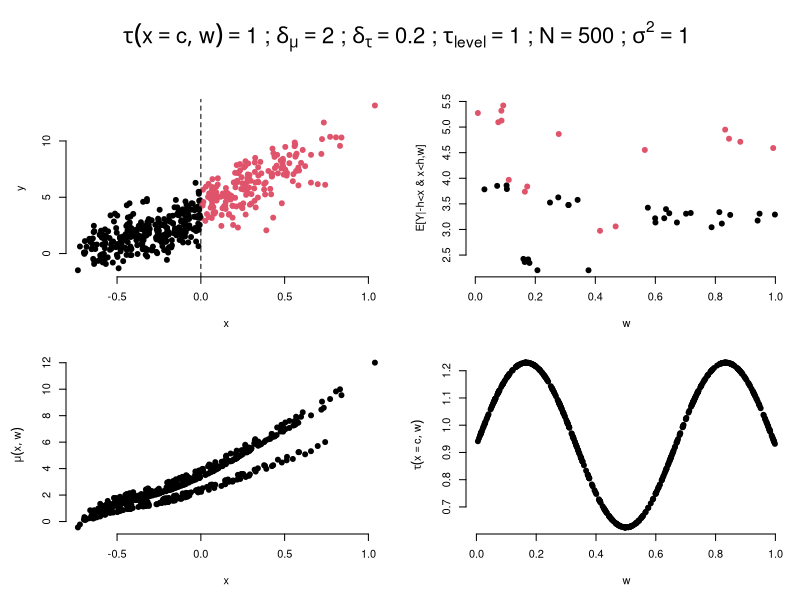
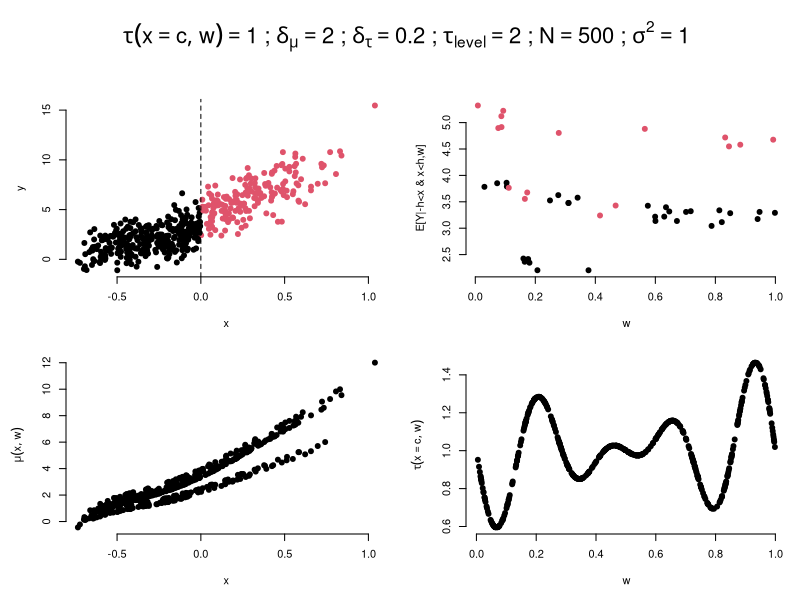
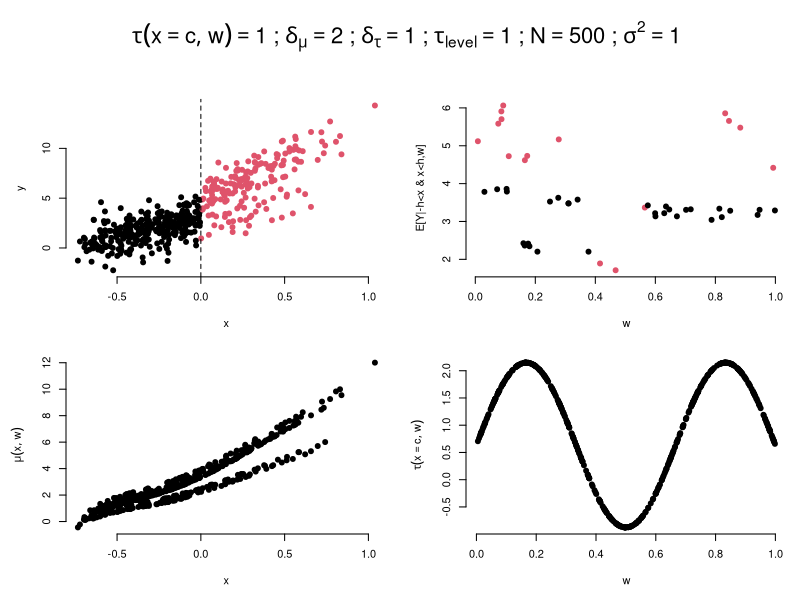
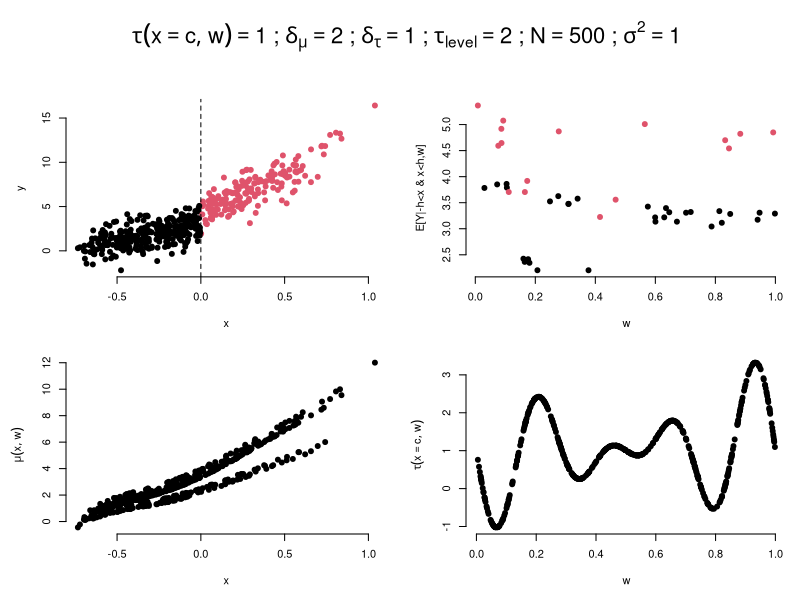
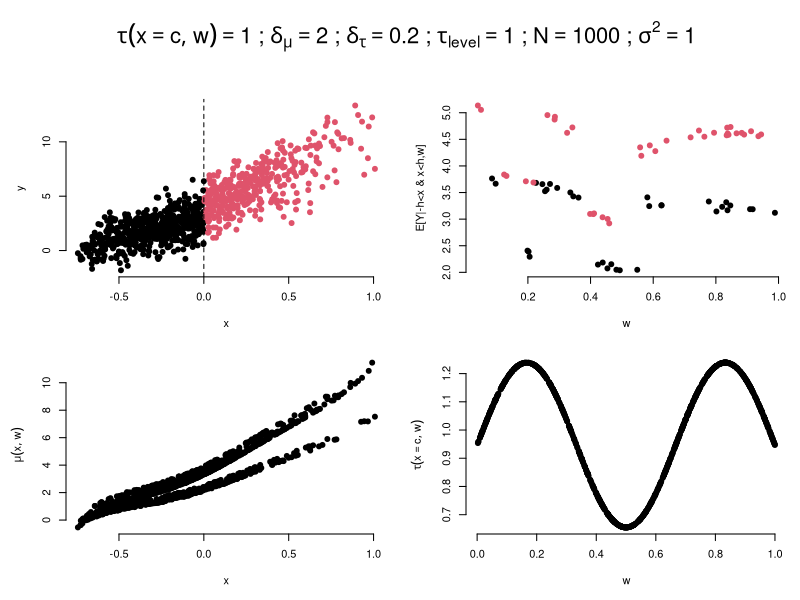
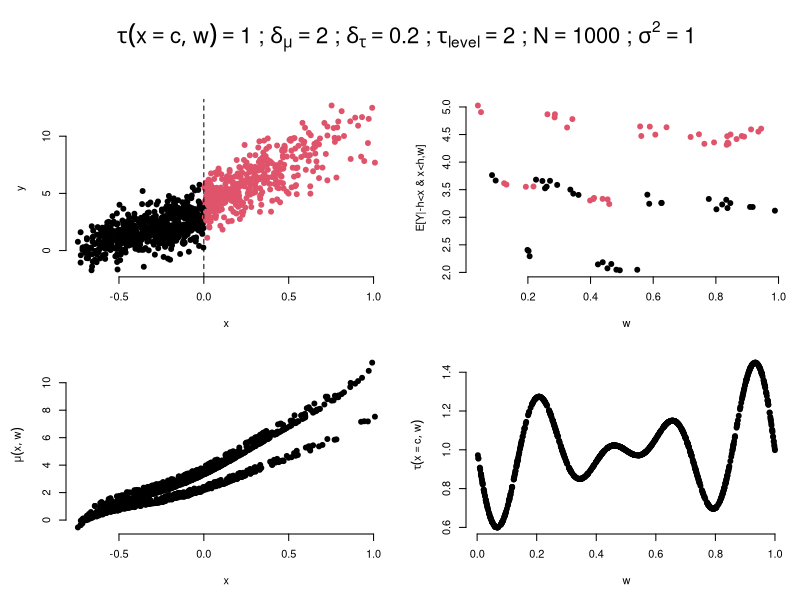
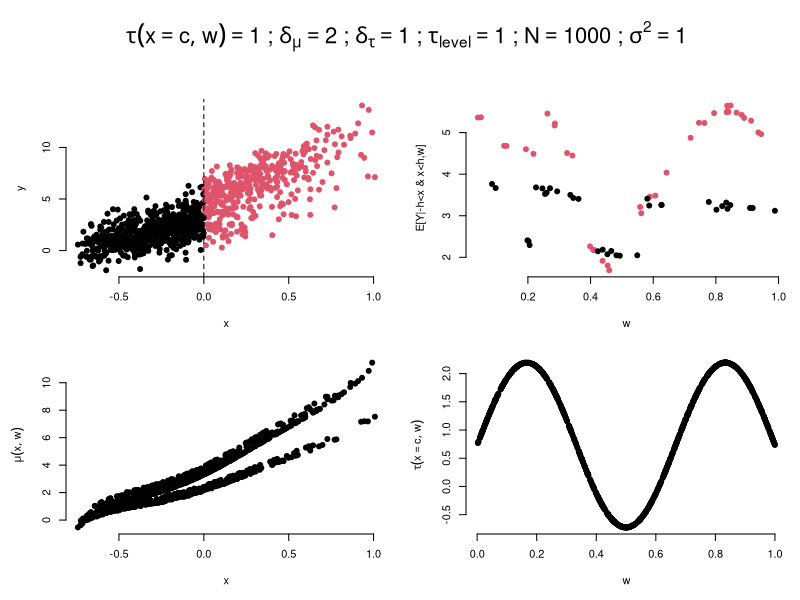
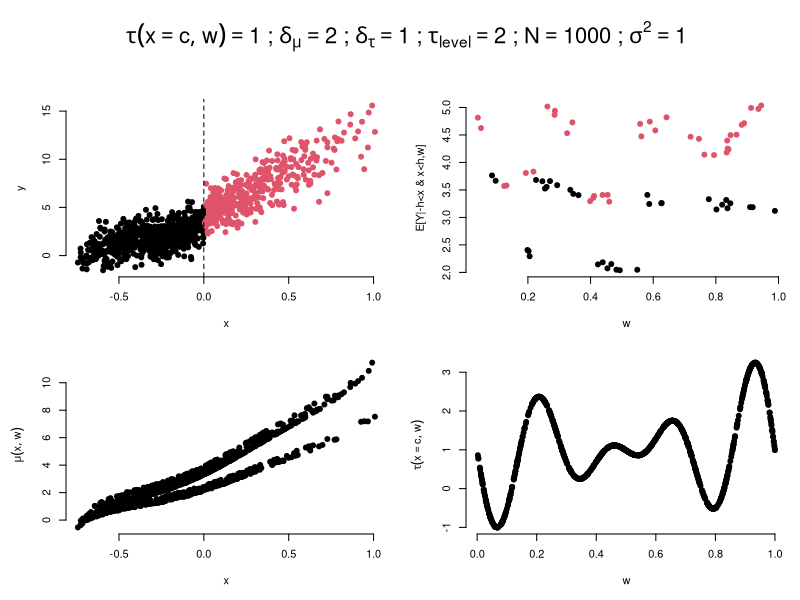

R code for these plots, in order:
## ---- chunk 1
knitr::opts_chunk$set(echo = TRUE)
## ---- chunk 2
set.seed(7)
### Functions
# - (x+0.5)*(x-1)*(cos(10*pi*x))
mu0.x <- function(x) 3*x^5 - 2.5*x^4 - 1.5*x^3 + 2*x^2 + 3*x + 2
mu0.w <- function(w) 0.5*w^2 - w
tau0.x <- function(x,c) (exp(x)-exp(c))/(1+exp(x))
tau0.w <- function(w,level) {
  if (level==1) out <- sin(3*pi*w) ## 5th degree polynomial on W
  if (level==2) out <- sin(7*pi*w)*(w-0.5)/(5+exp(-2*w)) ## 14th degree polynomial on W
  out <- out-mean(out)
  return(out)
}
mu <- function(x,w,delta,level) {
  mu.x <- mu0.x(x)
  mu.w <- mu0.w(w)
  mu0 <- mu.x + mu.w + 0.5*mu.x*(as.integer(mu.w*10)%%2==0)
  mu0/sd(mu0)*delta
}
tau <- function(x,c,w,delta,level) {
  tau.x <- tau0.x(x,c)
  tau.w <- tau0.w(w,level)
  ate + (tau.x + tau.w)/sd(tau.x + tau.w)*delta
}
## Parameters
c <- 0
ate <- 1
delta_mu <- 2
delta_tau <- c(0.2,1)
level <- 1:2
N <- c(500,1000,2500,5000)
sig_error <- c(1)
for (n in N)
{
  ## Generate data
  x <- 2*rbeta(n,2,4)-0.75
  z <- as.numeric(x>=c)
  w <- runif(n)
  for (dm in delta_mu)
  {
    for (dt in delta_tau)
    {
      for (lvl in level)
      {
        for (sig in sig_error)
        {
          cate <- tau(c,c,w,dt,lvl)
          prog <- mu(x,w,dm,lvl)
          Ey <- mu(x,w,dm,lvl) + tau(x,c,w,dt,lvl)*z
          y <- Ey + rnorm(n,0,sqrt(sig))
          title <- bquote(tau(x==c,w)==.(ate)
                          ~";"~delta[mu]==.(dm)
                          ~";"~delta[tau]==.(dt)
                          ~";"~tau[level]==.(lvl)
                          ~";"~N==.(n)
                          ~";"~sigma^2==.(sig))
          ## Plot data
          par(bty="n",pch=19)
          layout(matrix(c(1,2,3,1,4,5),ncol=2),height=c(1,3,3))
          par(mar=c(2,2,1,1))
          plot.new()
          text(0.5,0.5,title,cex=2,font=2)
          ###
          par(mar=c(5,5,1,1))
          plot(x,y,col=z+1)
          abline(v=c,lty=2)
          ###
          plot(x,mu(x,w,dm,lvl),ylab=bquote(mu(x,w)))
          ###
          # Windows used in BART-RDD for each sample size
          if (n==500) h <- 0.06
          if (n==1000) h <- 0.034
          if (n==2500) h <- 0.03
          if (n==5000) h <- 0.014
          test <- -h<x & x<h
          plot(w[test],Ey[test],
               ylab="E[Y|-h<x & x<h,w]",xlab="w",
               col=z[test]+1)
          ###
          plot(w,cate,ylab=bquote(tau(x==c,w)))
        }
      }
    }
  }
}
